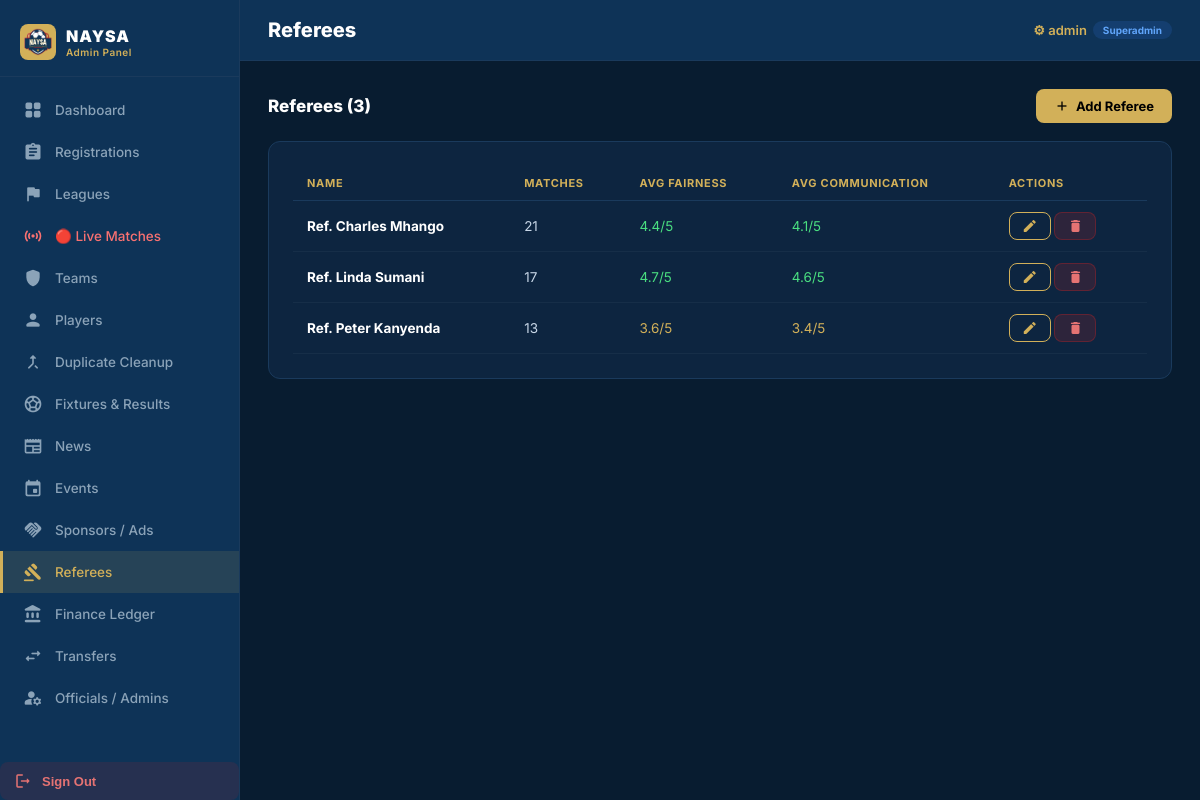
Page /admin/referees.php (signed in) on the committed database.
### tables this page shows
CREATE TABLE IF NOT EXISTS referees (
    id VARCHAR(50) PRIMARY KEY,
    name VARCHAR(255),
    matchesOfficiated INT DEFAULT 0,
    avgFairness FLOAT DEFAULT 0,
    avgCommunication FLOAT DEFAULT 0
);

### admin/config.php (called while the page is built, shortened)
<?php
function e(mixed $v): string {
    return htmlspecialchars((string)($v ?? ''), ENT_QUOTES);
}

### admin/referees.php (the view, shortened to what this page needs)
<?php
$pdo = db();
$action = $_GET['action'] ?? 'list';
require __DIR__.'/header.php';
?>
<?php if ($action==='add'): ?>
<div class="card">
  <div class="section-header"><span class="section-title">Register Referee</span><a href="referees.php" class="btn btn-outline btn-sm">← Back</a></div>
  <form method="post">
    <input type="hidden" name="op" value="create"/>
    <div class="form-grid">
      <div class="form-group"><label>Full Name *</label><input name="name" required/></div>
      <div class="form-group"><label>Matches Officiated</label><input type="number" name="matchesOfficiated" value="0"/></div>
    </div>
    <div class="form-actions">
      <button class="btn btn-gold" type="submit"><span class="material-icons-round">person_add</span>Register</button>
      <a href="referees.php" class="btn btn-outline">Cancel</a>
    </div>
  </form>
</div>
<?php else: ?>
<div class="section-header">
  <span class="section-title">Referees (<?= $pdo->query('SELECT COUNT(*) FROM referees')->fetchColumn() ?>)</span>
  <a href="referees.php?action=add" class="btn btn-gold"><span class="material-icons-round">add</span>Add Referee</a>
</div>
<div class="card">
  <div class="table-wrap">
  <table>
    <thead><tr><th>Name</th><th>Matches</th><th>Avg Fairness</th><th>Avg Communication</th><th>Actions</th></tr></thead>
    <tbody>
    <?php foreach($pdo->query('SELECT * FROM referees ORDER BY name')->fetchAll() as $r): ?>
    <tr>
      <td><strong style="color:#fff"><?= e($r['name']) ?></strong></td>
      <td><?= e($r['matchesOfficiated']??0) ?></td>
      <td><?php $f=round($r['avgFairness']??0,1); echo '<span style="color:'.($f>=4?'#4ade80':($f>=3?'#D2B059':'#f87171')).'">'.$f.'/5</span>'; ?></td>
      <td><?php $c=round($r['avgCommunication']??0,1); echo '<span style="color:'.($c>=4?'#4ade80':($c>=3?'#D2B059':'#f87171')).'">'.$c.'/5</span>'; ?></td>
      <td>
        <a href="referees.php?action=edit&id=<?= e($r['id']) ?>" class="btn btn-outline btn-sm"><span class="material-icons-round">edit</span></a>
        <form method="post" style="display:inline" onsubmit="return confirm('Delete referee?')">
          <button class="btn btn-danger btn-sm" type="submit"><span class="material-icons-round">delete</span></button>
        </form>
      </td>
    </tr>
    <?php endforeach; ?>
    </tbody>
  </table>
  </div>
</div>
<?php endif; ?>
<?php require __DIR__.'/footer.php'; ?>

### admin/header.php (style rules this page uses)
:root { --navy:#0E3357;--dark:#081C30;--gold:#D2B059;--red:#AF2329; --white:#FEFEFE;--slate:#8BA3B8;--card:#0D2540;--border:#1A3A5C; --radius:12px;--sidebar:240px; }
* { margin:0;padding:0;box-sizing:border-box; }
body { font-family:'Inter',sans-serif;background:var(--dark);color:var(--white);display:flex;min-height:100vh; }
a { text-decoration:none;color:inherit; }
.card { background:var(--card);border:1px solid var(--border);border-radius:var(--radius);padding:24px;margin-bottom:20px; }
.table-wrap { overflow-x:auto; }
table { width:100%;border-collapse:collapse;font-size:13.5px; }
thead th { padding:10px 14px;text-align:left;color:var(--gold);font-size:11px; text-transform:uppercase;letter-spacing:.7px;border-bottom:1px solid var(--border); }
tbody tr { border-bottom:1px solid rgba(255,255,255,.04);transition:background .1s; }
td { padding:11px 14px;color:#c9d8e8;vertical-align:middle; }
.btn { display:inline-flex;align-items:center;gap:6px;padding:9px 18px;border-radius:8px; font-size:13px;font-weight:700;cursor:pointer;border:none;transition:all .15s; }
.btn-gold { background:var(--gold);color:#000; }
.btn-outline { background:transparent;color:var(--gold);border:1px solid var(--gold); }
.btn-danger { background:rgba(175,35,41,.2);color:#e57373;border:1px solid rgba(175,35,41,.4); }
.btn-sm { padding:5px 12px;font-size:12px; }
.btn .material-icons-round { font-size:16px; }
.section-header { display:flex;align-items:center;justify-content:space-between;margin-bottom:18px; }
.section-title { font-size:17px;font-weight:800;color:var(--white); }

### rows in the picture
referees: name "Ref. Charles Mhango", matchesOfficiated "21", avgFairness "4.4", avgCommunication "4.1"
referees: name "Ref. Linda Sumani", matchesOfficiated "17", avgFairness "4.7", avgCommunication "4.6"
referees: name "Ref. Peter Kanyenda", matchesOfficiated "13", avgFairness "3.6", avgCommunication "3.4"

### other values in the picture
$info['label'] "Dashboard"
$info['label'] "Registrations"
$info['label'] "Leagues"
$info['label'] "🔴 Live Matches"
$info['label'] "Teams"
$info['label'] "Players"
$info['label'] "Duplicate Cleanup"
$info['label'] "Fixtures & Results"
$info['label'] "News"
$info['label'] "Events"
$info['label'] "Sponsors / Ads"
$info['label'] "Referees"
$info['label'] "Finance Ledger"
$info['label'] "Transfers"
$info['label'] "Officials / Admins"
